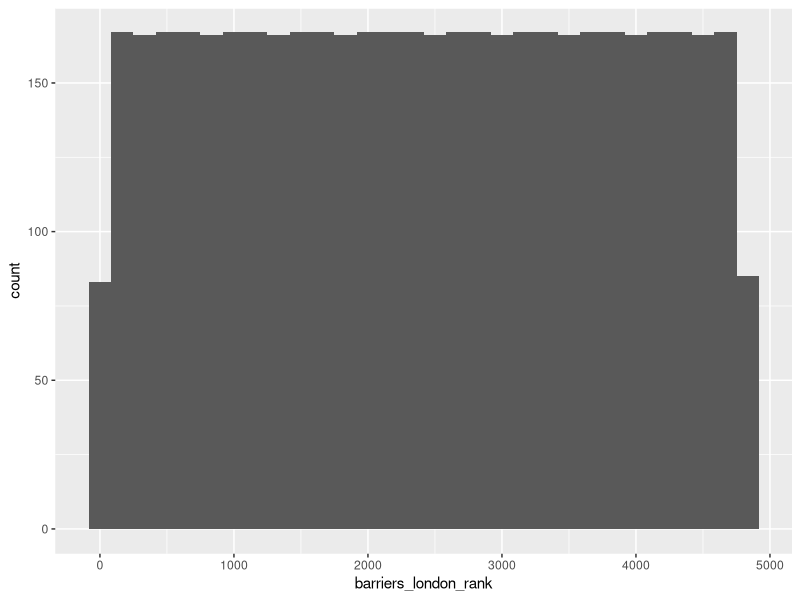
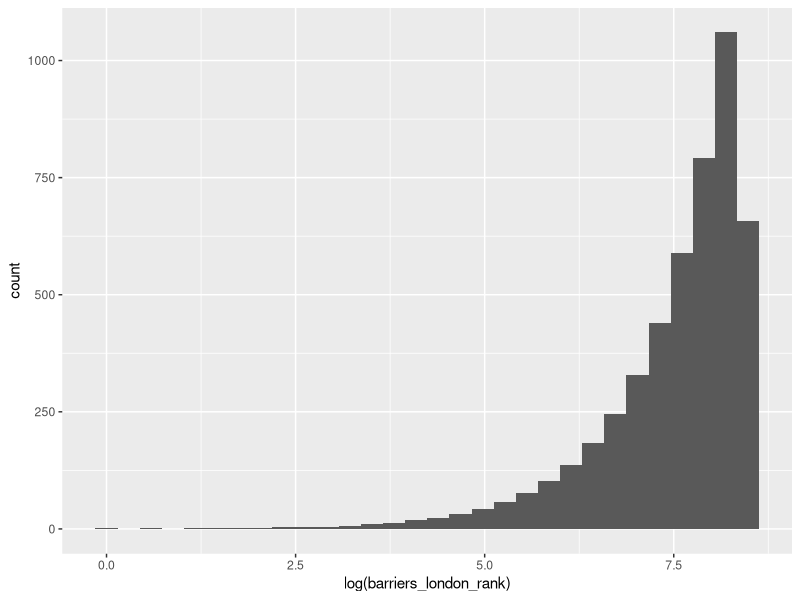
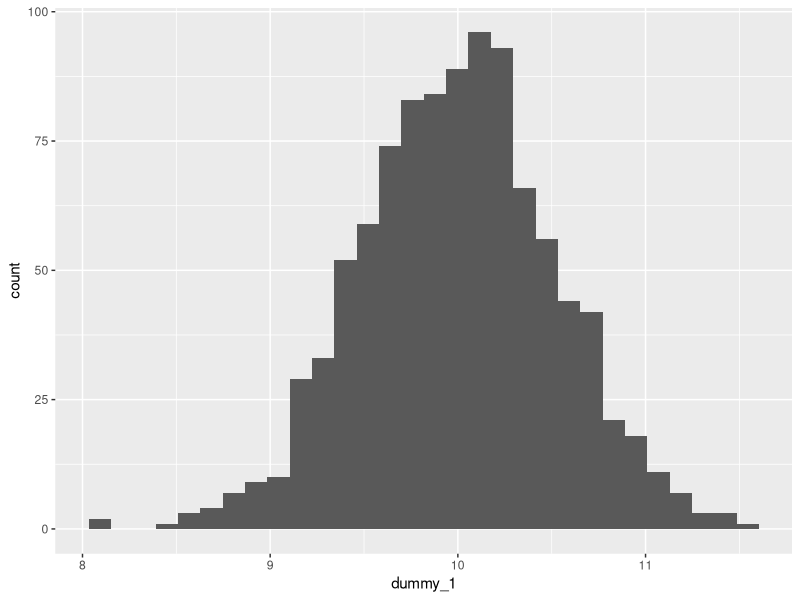
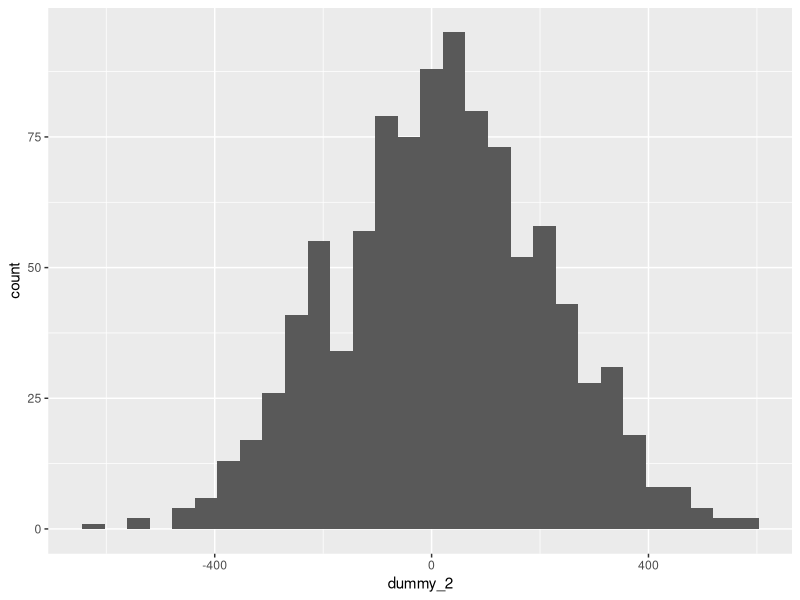
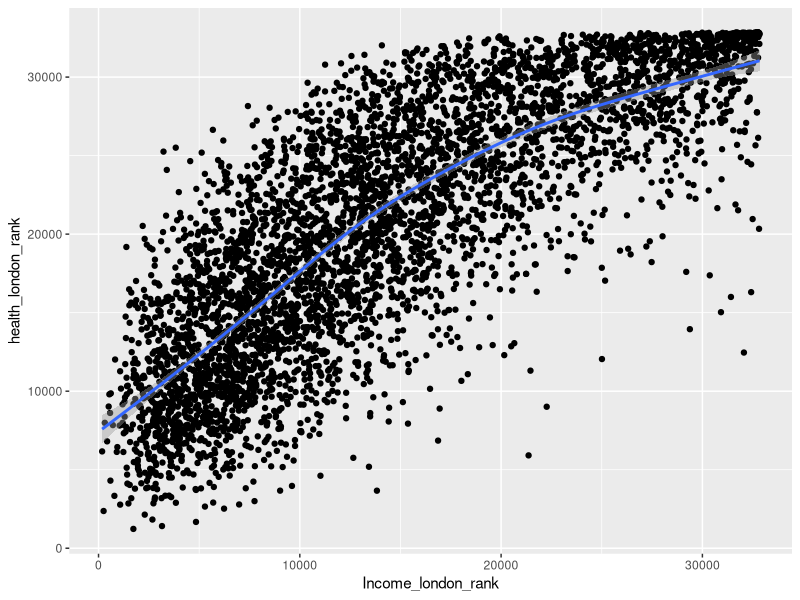

The R script that drew these images, in order:
## ---- chunk 1
# We will need these libraries and this data later.
library(tidyverse)
library(ggplot2)

# loading data
lon_dims_imd_2019 <- read.csv("data/English_IMD_2019_Domains_rebased_London_by_CDRC.csv")

# create a binary membership variable for City of London (for later examples)
lon_dims_imd_2019 <- lon_dims_imd_2019 %>% mutate(city = la19nm == "City of London")
## ---- chunk 2
ggplot(lon_dims_imd_2019, aes(x = barriers_london_rank)) +
  geom_histogram()
## ---- chunk 3
ggplot(lon_dims_imd_2019, aes(x = log(barriers_london_rank))) +
  geom_histogram()
## ---- chunk 4
# small standard deviation
dummy_1 <- rnorm(1000, mean = 10, sd = 0.5)
dummy_1 <- as.data.frame(dummy_1)
ggplot(dummy_1, aes(x = dummy_1)) +
  geom_histogram()

# larger standard deviation
dummy_2 <- rnorm(1000, mean = 10, sd = 200)
dummy_2 <- as.data.frame(dummy_2)
ggplot(dummy_2, aes(x = dummy_2)) +
  geom_histogram()
## ---- chunk 5
mean(lon_dims_imd_2019$barriers_london_rank, na.rm = TRUE)
## ---- chunk 6
sdbarriers <- sd(lon_dims_imd_2019$barriers_london_rank, na.rm = TRUE)
print(sdbarriers)

varbarriers <- var(lon_dims_imd_2019$barriers_london_rank, na.rm = TRUE)
print(varbarriers)
sqrt(varbarriers) == sdbarriers
## ---- chunk 7
median(lon_dims_imd_2019$barriers_london_rank, na.rm = TRUE)
## ---- chunk 8
IQR(lon_dims_imd_2019$barriers_london_rank, na.rm = TRUE)
## ---- chunk 9
table(lon_dims_imd_2019$la19nm)
## ---- chunk 10
areastable <- table(lon_dims_imd_2019$la19nm)
prop.table(areastable)
## ---- chunk 11
table(
  lon_dims_imd_2019$la19nm,
  lon_dims_imd_2019$IDAOP_london_decile
)
## ---- chunk 12
lon_dims_imd_2019 %>%
  group_by(la19nm) %>%
  summarise(avg = mean(Income_london_rank)) %>%
  arrange(la19nm, .locale = "en")
## ---- chunk 13

 t.test(health_london_rank ~ city, data = lon_dims_imd_2019)$statistic
 t.test(health_london_rank ~ city, data = lon_dims_imd_2019)$parameter
## ---- chunk 14
anovamodel <- aov(lon_dims_imd_2019$health_london_rank ~ lon_dims_imd_2019$la19nm)
summary(anovamodel)

TukeyHSD(anovamodel)
## ---- chunk 15
cor.test(lon_dims_imd_2019$Income_london_rank, lon_dims_imd_2019$health_london_rank)

ggplot(lon_dims_imd_2019, aes(Income_london_rank, health_london_rank)) +
  geom_point() +
  geom_smooth()
## ---- chunk 16
modelone <- lm(lon_dims_imd_2019$Income_london_rank ~ lon_dims_imd_2019$health_london_rank)
summary(modelone)
## ---- chunk 17
lon_dims_imd_2019 %>%
  mutate(city = factor(city))

modelttest <- lm(lon_dims_imd_2019$health_london_rank ~ lon_dims_imd_2019$city)

summary(modelttest)
